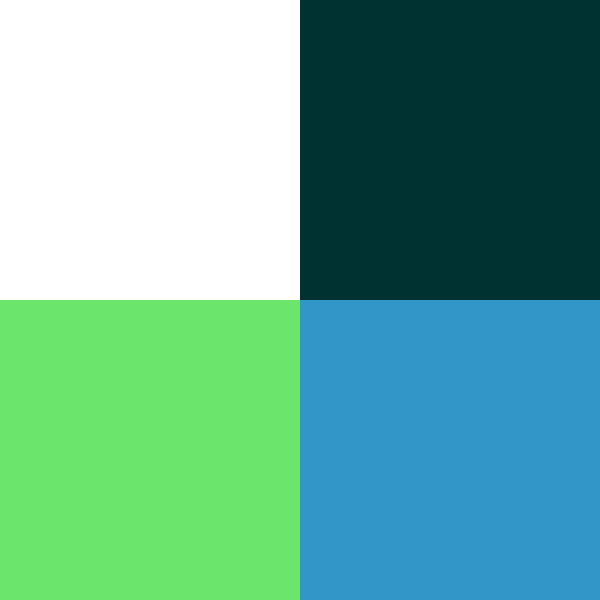
Frame 1 (no input)
Frame 60 (the mouse pressed at the canvas centre just before this capture): identical to frame 1, image omitted
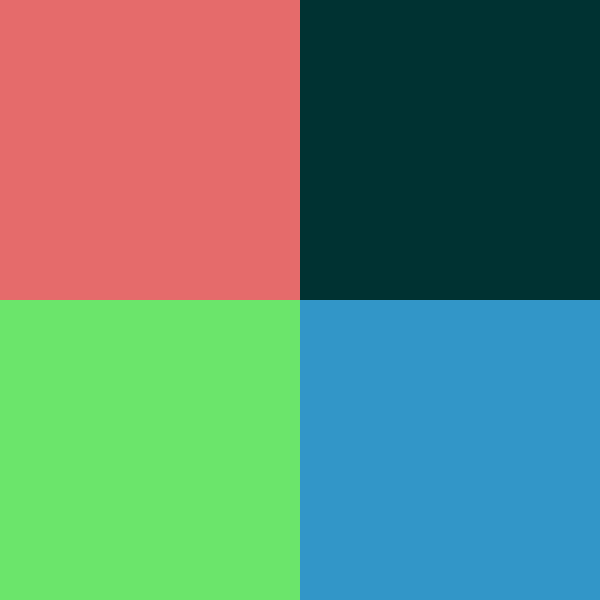
Frame 120 (the mouse held since frame 60 and released just before this capture)

The Processing sketch that drew these frames (run headless with seeded random() and noise(); from frame 60 on, the mouse is pressed at the canvas centre):

// Processing sketch: sketch_4
// ── sketch_4.pde
//this sketch draws two rectangles on the side of the 
// screen that change colors when the mouse is over them. 

// change the sketch to have two more rectangles in the 
// right side of the screen that behave in the same way 
// when the mouse is over them.

void setup() {
  size(600, 600);
  noStroke();
}

void draw() {
  if (mouseX < width/2 && mouseY < height/2) {
    fill(255);
  } else {
    fill(229, 107, 107);
  }
  rect(0, 0, width/2, height/2);

  if (mouseX < width/2 && mouseY > height/2) {
    fill(255);
  } else {
    fill(107, 229, 107);
  }
  rect(0, height/2, width/2, height/2);
  
  if (mouseX > width/2 && mouseY > height/2) {
    fill(255);
  } else {
    fill(50, 150, 200);
  }
  rect(300, height/2, width/2, height/2);
  
  if (mouseX > width/2 && mouseY < height/2) {
    fill(255);
  } else {
    fill(0, 50, 50);
  }
  rect(300, 0, width/2, height/2);
  
} 
